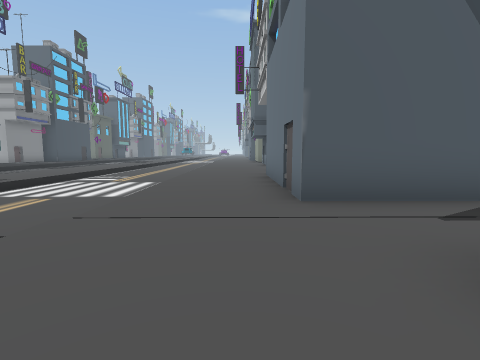
view 1 (above)

21 first-person views from a walk through a 3-D level made in the Unity game engine. The camera is 1.3 m above the floor, tilts 6° down and sees 85° across. The floor is counted in squares, 2 m on a side. Each view is taken from the middle of a square. On the plan, view 1 faces up. The plan holds only what a view shows up to about 9 squares ahead; the rest is blank. The place goes on beyond the plan.

view 2
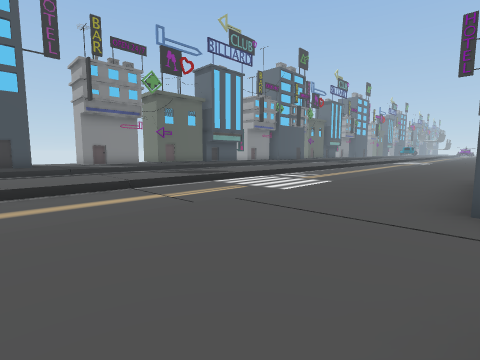

view 3
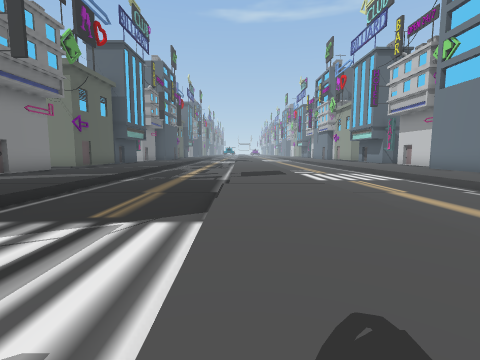

view 4
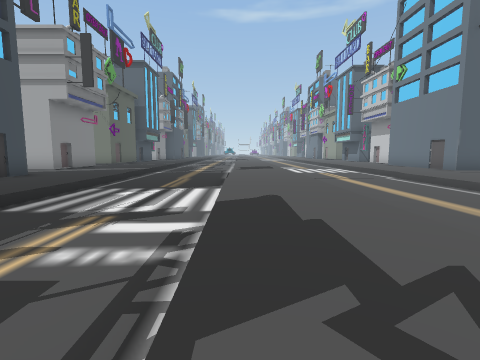

view 5
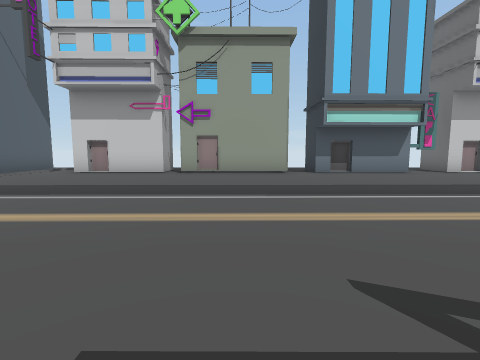

view 6
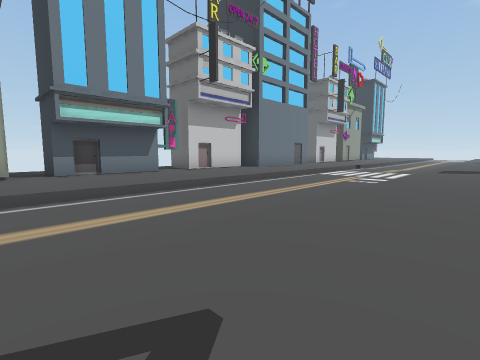

view 7
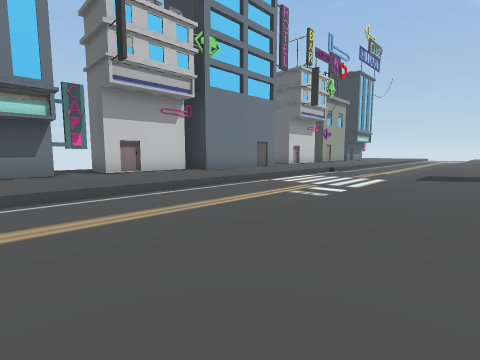

view 8
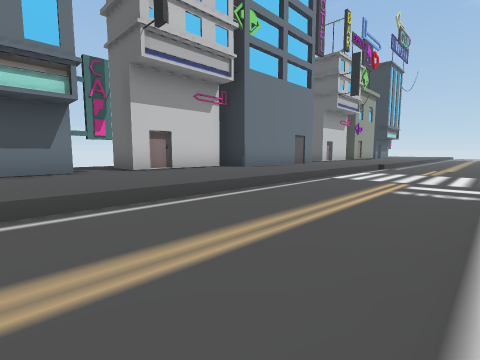

view 9
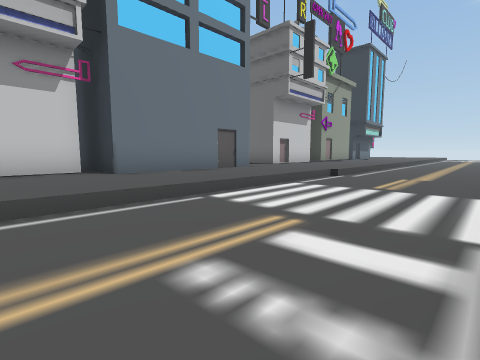

view 10
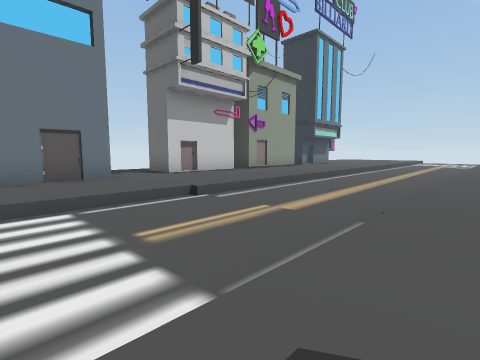

view 11
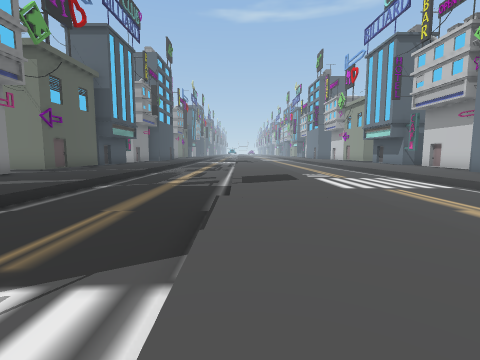

view 12
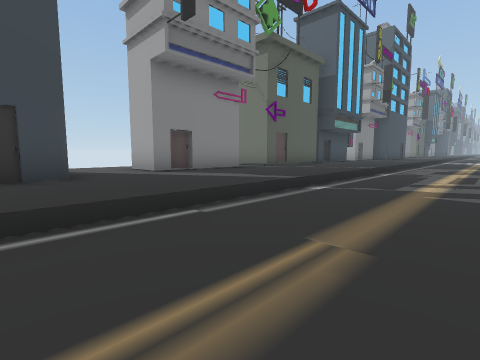

view 13
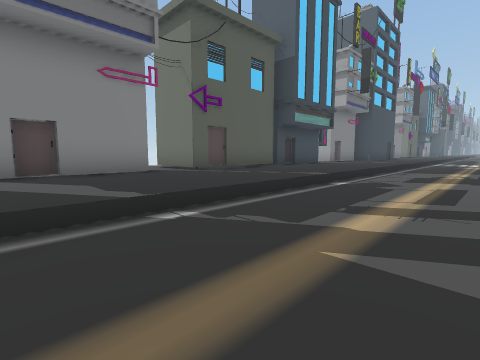

view 14
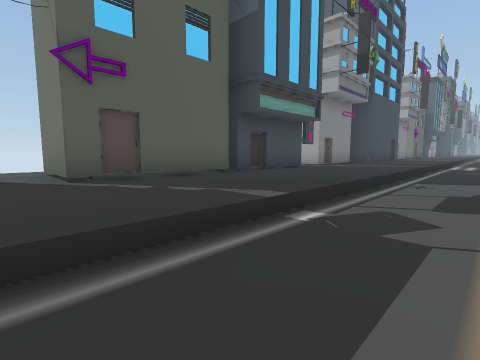

view 15
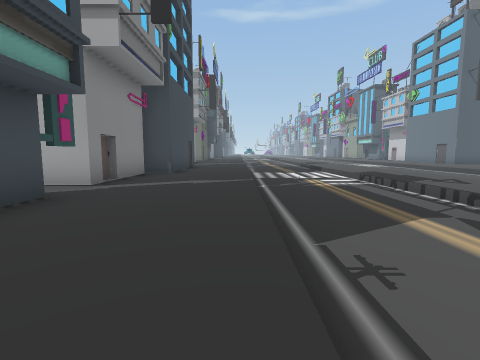

view 16
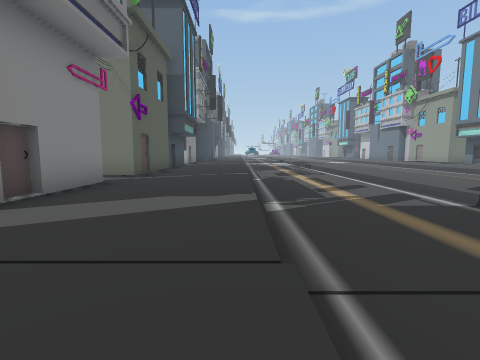

view 17
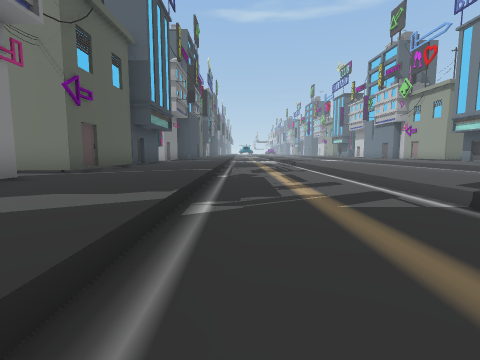

view 18
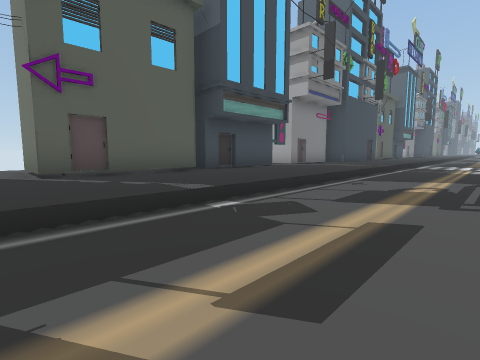

view 19
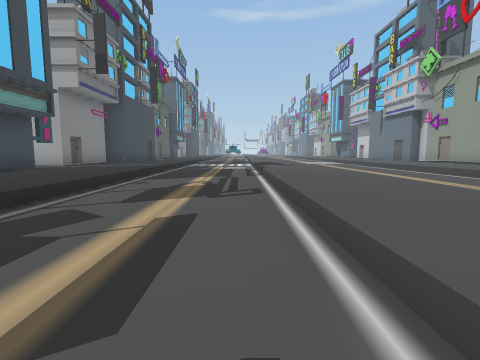

view 20
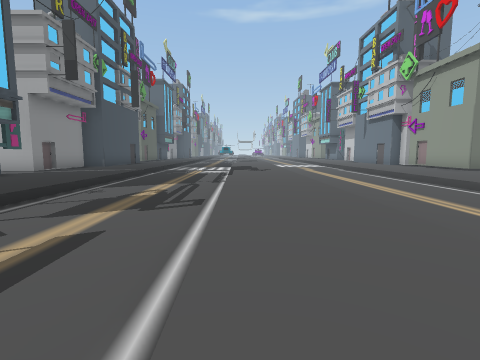

view 21
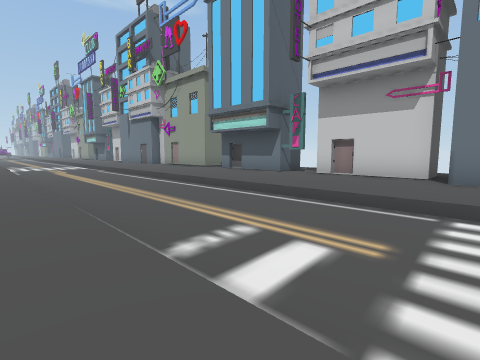

### Floor plan
Key: @ floor where view 1 was taken; # wall or solid block; . main floor; - floor 0.5 m lower than the main floor; / step, stairs or slope; H house.
Columns run from 16 left of view 1 to 4 right of it. Each row starts with its distance up from view 1.
 18            /-
 17      /--   /--
 16  #H../---../--/..
 15   H../---../--/..
 14   #../---../--/..
 13   #../---../--/..
 12   #../---../--/..HH
 11   #../---../--/...H
 10   #../---../--/...#
  9  ##../---../--/...#
  8 .#H../---../--/....
  7 ...../---../---..#
  6   #../---/./---..#
  5   #../---/./---..H
  4   H../---/./---..H##
  3   .../---/./---..HH.
  2    ...---../--/....
  1    H..---../--/...H
  0    ...---../--/.@.#
 -1     ..---../--/...#
 -2    ...---../--/....
 -3   #...---../--/...
 -4   #...---../--/...
 -5   H...---../--/... H
 -6  #H...---../--/.....
 -7   H...---../--/...#
 -8   #...---../---...#
 -9   #...---/./---...#
-10   #...---/./---...H..
-11   H...---/./---...H..
-12   #...---/./---...#
-13   #...---/./---...#
-14 .##...---/./---..###
-15 ......---/./---..#
-16   #...---/./---..#
-17  ##...---/./---..#
-18 .#H...---/./---..H
-19 ......---/./--/....
-20    ...---../--/....
-21    H..---../--/...#
-22         -../--/..
-23          ../--/.
-24           ./--/

Where each view was taken, in squares from view 1:
view 1: 0 up, 0 right, facing up
view 2: 0 up, 1 right, facing up-left
view 3: 3 down, 7 left, facing up
view 4: 6 down, 7 left, facing up
view 5: 4 down, 7 left, facing right
view 6: 5 down, 7 left, facing down-right
view 7: 8 down, 7 left, facing down-right
view 8: 8 down, 5 left, facing down-right
view 9: 12 down, 5 left, facing down-right
view 10: 16 down, 6 left, facing down-right
view 11: 23 down, 7 left, facing up
view 12: 21 down, 8 left, facing up-left
view 13: 18 down, 8 left, facing up-left
view 14: 15 down, 9 left, facing up-left
view 15: 11 down, 11 left, facing up
view 16: 1 up, 11 left, facing up
view 17: 2 up, 10 left, facing up
view 18: 7 up, 8 left, facing up-left
view 19: 7 up, 8 left, facing up
view 20: 7 up, 7 left, facing up
view 21: 7 up, 6 left, facing up-right
